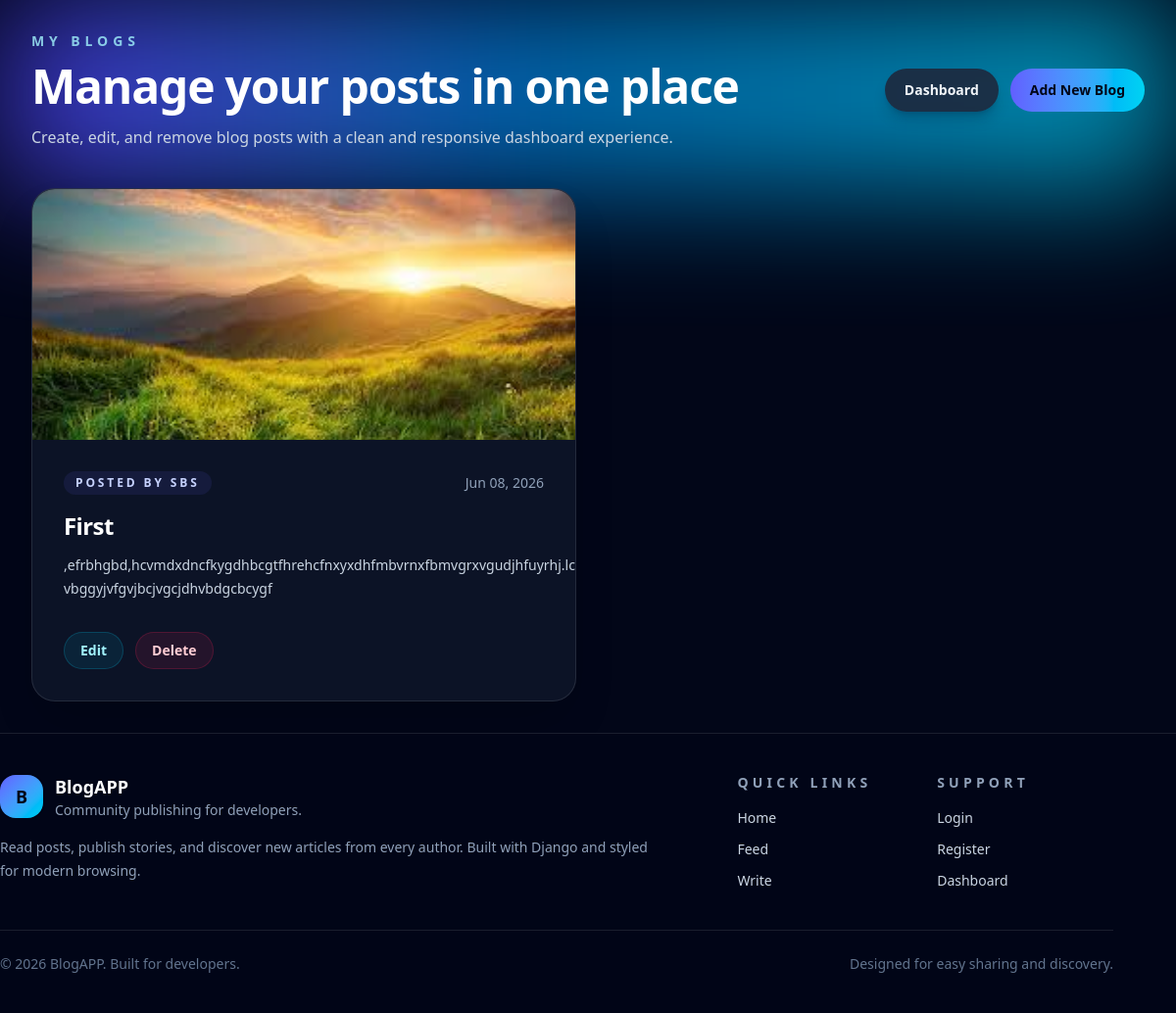
Before: /my_blogs/ (signed in) with the older database file.
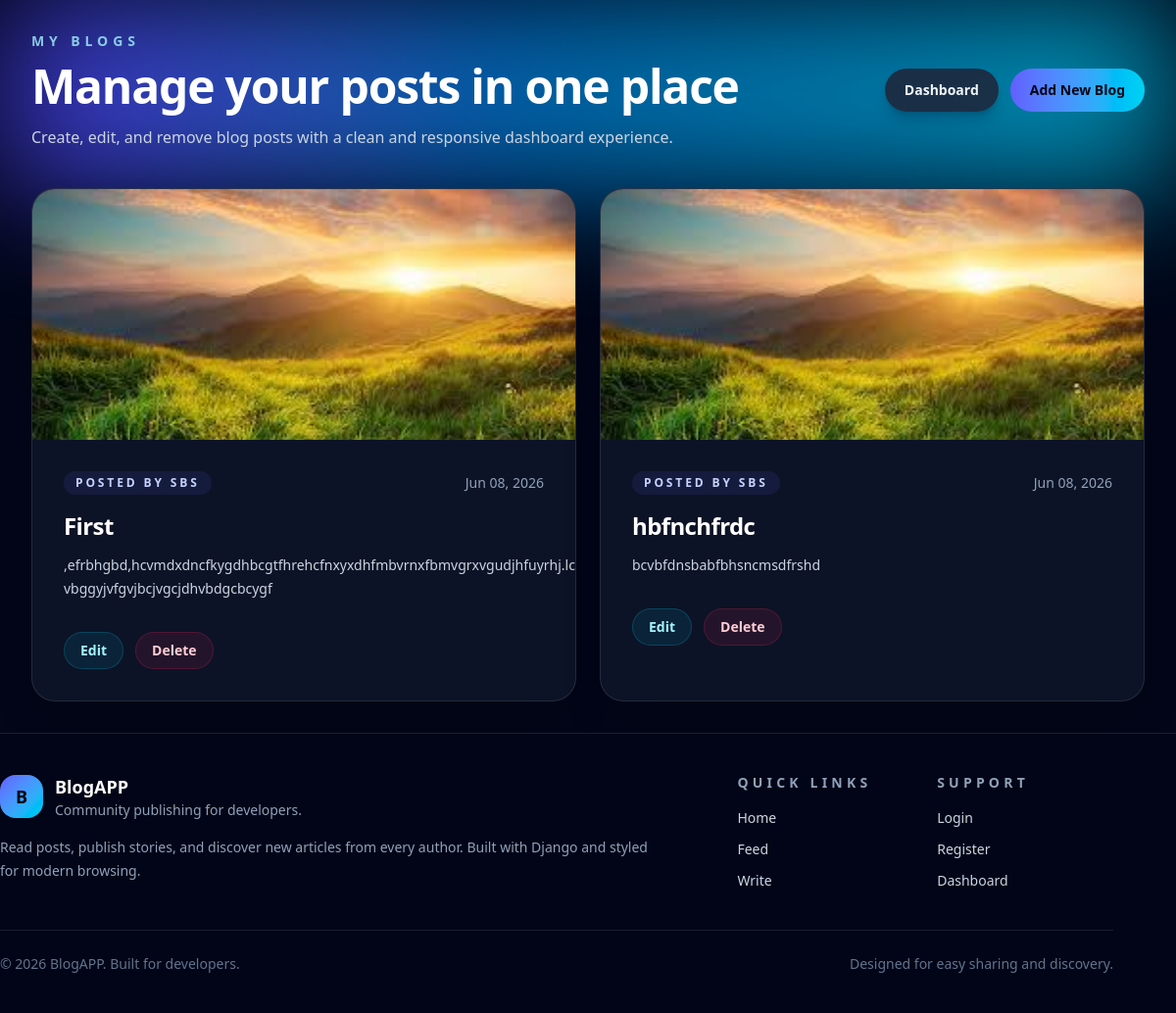
After: the same page with the newer database file.
### myapp/models.py (models this page shows, shortened)
class Blog(models.Model):
    USER = models.ForeignKey(User, on_delete=models.CASCADE)
    title = models.CharField(max_length=200)
    image = models.FileField(upload_to='blog_images/')
    content = models.TextField()
    created_at = models.DateTimeField(auto_now_add=True)

### myapp/views.py (the view)
# urls.py: path('my_blogs/',views.my_blogs,name='my_blogs'),
@login_required
def my_blogs(request):
   blogs = Blog.objects.filter(USER=request.user)
   return render(request,'my_blogs.html',{'blogs':blogs})

### myapp/templates/my_blogs.html (shortened to what the changed rows need)
<!DOCTYPE html>
<html lang="en">
<head>
    {% load static %}
    <script src="https://unpkg.com/@tailwindcss/browser@4"></script>
</head>
<body class="min-h-screen bg-slate-950 text-slate-100">
    <div class="relative overflow-hidden">
        <div class="relative px-4 py-8 sm:px-6 lg:px-8">
            <header class="mx-auto max-w-6xl">
                <div class="flex flex-col gap-4 sm:flex-row sm:items-center sm:justify-between">
                    <div>
                        <h1 class="mt-3 text-4xl font-bold tracking-tight text-white sm:text-5xl">Manage your posts in one place</h1>
                    </div>
                </div>
            </header>
            <main class="mx-auto mt-10 max-w-6xl">
                {% if blogs %}
                    <div class="grid gap-6 lg:grid-cols-2">
                        {% for blog in blogs %}
                            <article class="group overflow-hidden rounded-3xl border border-white/10 bg-slate-900/80 shadow-2xl shadow-black/20 transition hover:-translate-y-1 hover:border-cyan-500/40">
                                <div class="relative overflow-hidden bg-slate-950">
                                    {% if blog.image %}
                                        <img src="{{ blog.image.url }}" alt="{{ blog.title }}" class="h-64 w-full object-cover transition duration-500 group-hover:scale-105" />
                                    {% else %}
                                        <div class="flex h-64 items-center justify-center bg-slate-800 text-slate-400">No image available</div>
                                    {% endif %}
                                </div>
                                <div class="space-y-4 p-6 sm:p-8">
                                    <div class="flex items-center justify-between gap-4">
                                        <span class="rounded-full bg-indigo-500/10 px-3 py-1 text-xs font-semibold uppercase tracking-[0.24em] text-indigo-200">Posted by {{ blog.USER.username }}</span>
                                        <span class="text-sm text-slate-400">{{ blog.created_at|date:'M d, Y' }}</span>
                                    </div>
                                    <div>
                                        <h2 class="text-2xl font-semibold tracking-tight text-white">{{ blog.title }}</h2>
                                        <p class="mt-3 text-sm leading-6 text-slate-300">{{ blog.content|truncatewords:30 }}</p>
                                    </div>
                                    <div class="flex flex-wrap gap-3 pt-4">
                                        <a href="{% url 'edit_blog' blog.id %}" class="inline-flex items-center justify-center rounded-full border border-cyan-400/20 bg-cyan-500/10 px-4 py-2 text-sm font-semibold text-cyan-200 transition hover:border-cyan-300 hover:bg-cyan-500/15">Edit</a>
                                        <a href="{% url 'delete_blog' blog.id %}" class="inline-flex items-center justify-center rounded-full border border-rose-500/20 bg-rose-500/10 px-4 py-2 text-sm font-semibold text-rose-200 transition hover:border-rose-300 hover:bg-rose-500/15">Delete</a>
                                    </div>
                                </div>
                            </article>
                        {% endfor %}
                    </div>
                {% endif %}
            </main>
        </div>
    </div>
</body>
</html>

Changed rows visible on the page:
added Blog: image (picture), USER.username "SBS", created_at "Jun 08, 2026", title "hbfnchfrdc", content "bcvbfdnsbabfbhsncmsdfrshd"
